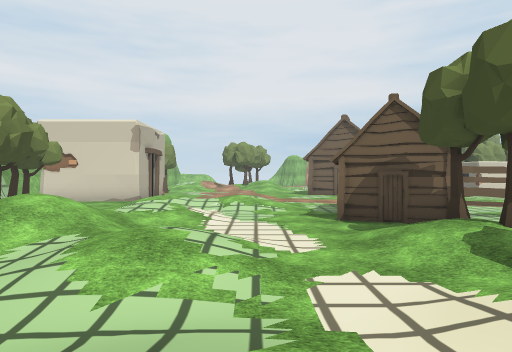
[1] (above)

24 first-person views from a walk through a Unity game level. The camera is 1.3 m above the floor, looks level and sees 75° across. The floor is counted in squares, 2 m on a side. Each view is taken from the middle of a square. On the plan, view 1 faces up. The plan holds only what a view shows up to about 10 squares ahead; the rest is blank. The place goes on beyond the plan. Some animated figures are not drawn. Some surface patterns are stand-ins.

[2]
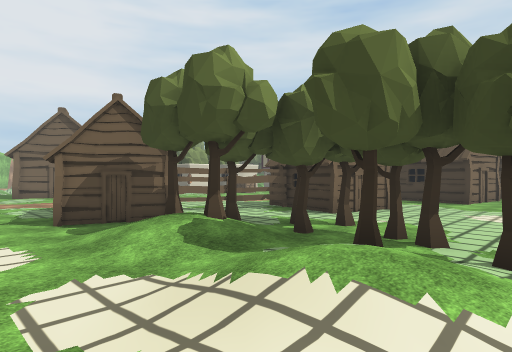

[3]
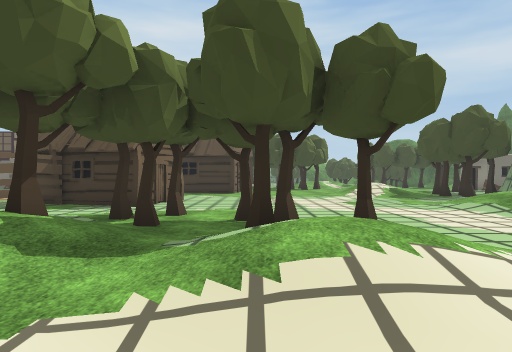

[4]
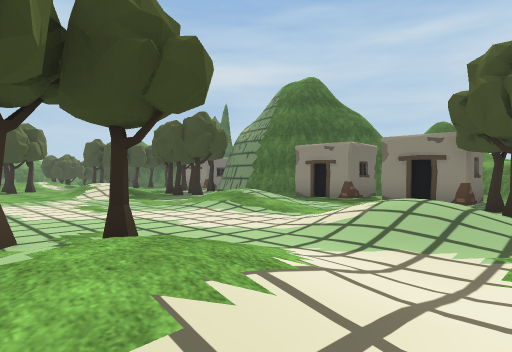

[5]
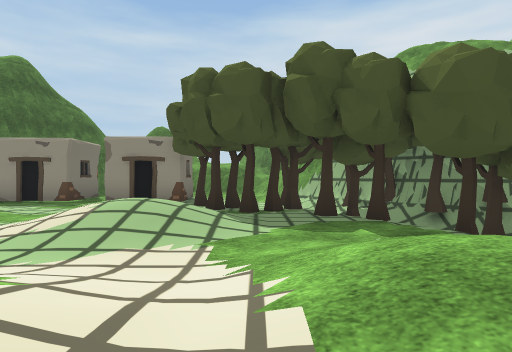

[6]
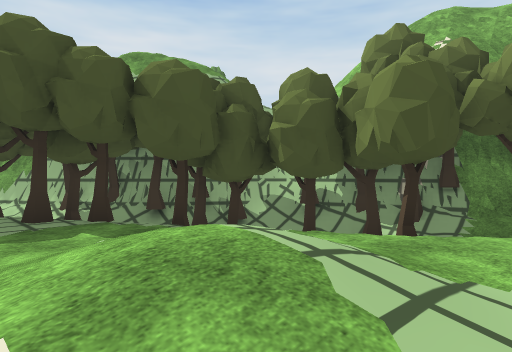

[7]
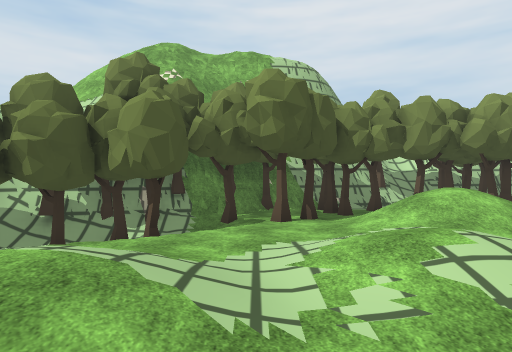

[8]
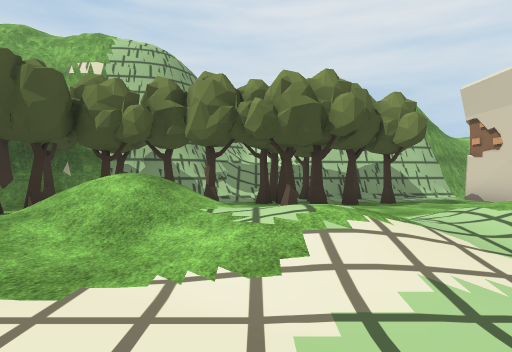

[9]
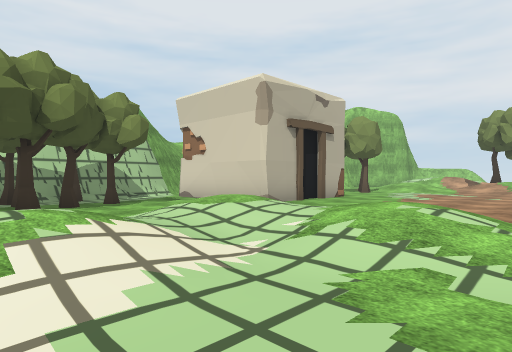

[10]
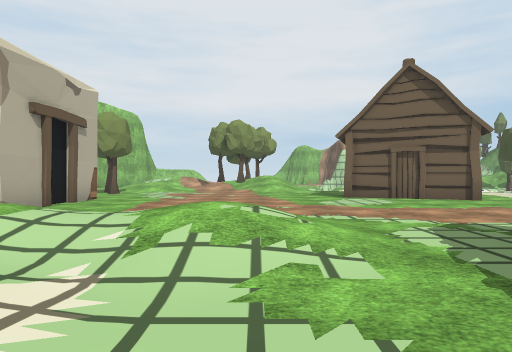

[11]
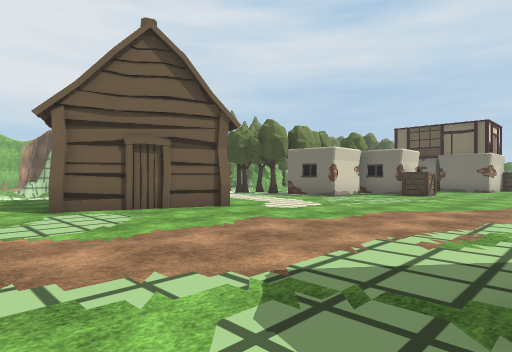

[12]
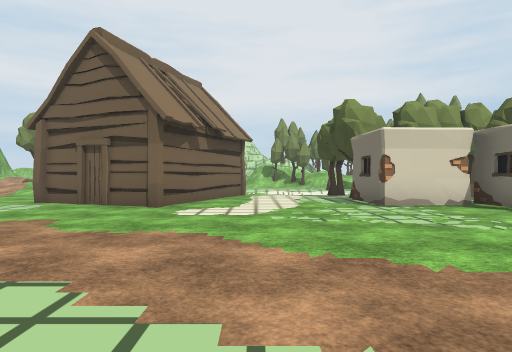

[13]
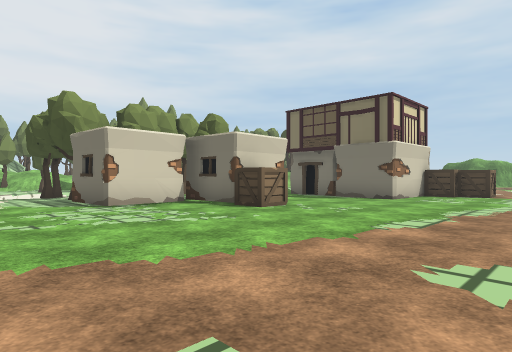

[14]
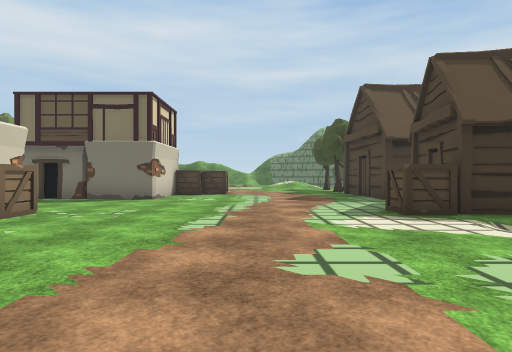

[15]
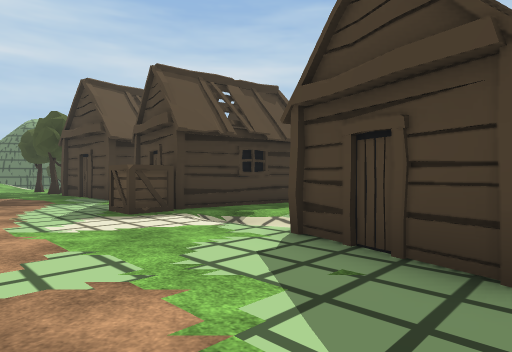

[16]
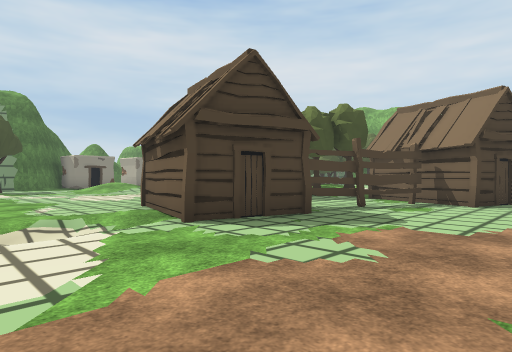

[17]
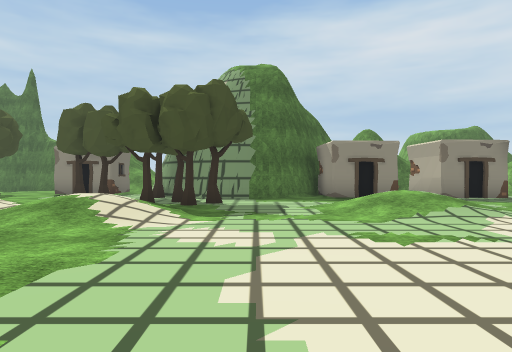

[18]
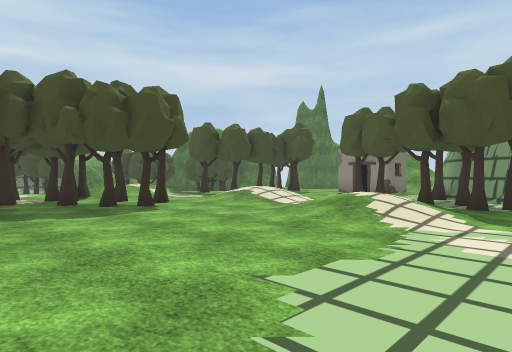

[19]
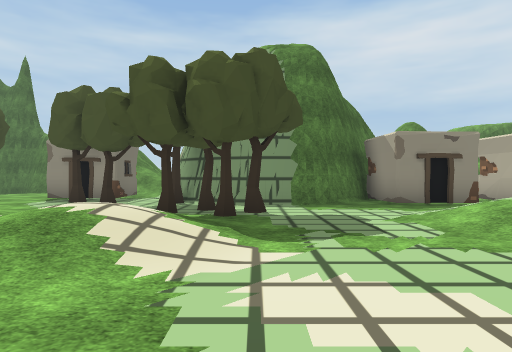

[20]
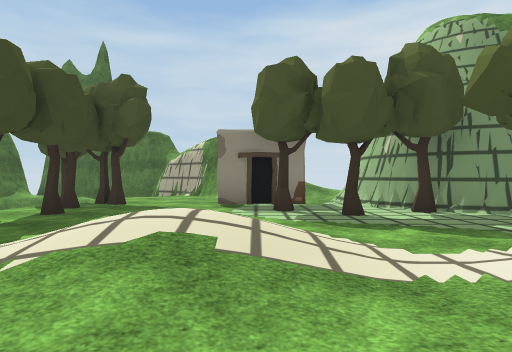

[21]
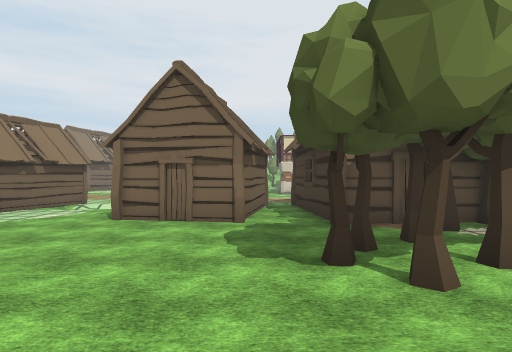

[22]
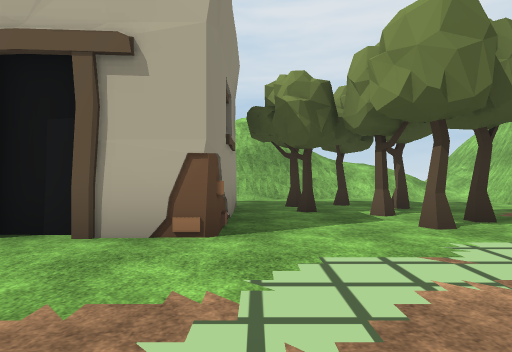

[23]
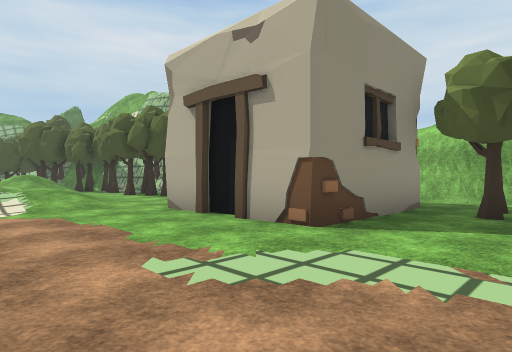

[24]
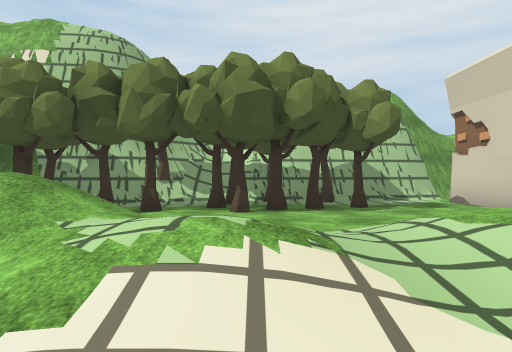

### Floor plan
Key: @ floor where view 1 was taken; # wall or solid block; x gap in a wall; . main floor; : floor 7.5 m higher than the main floor; + floor 8 m higher than the main floor; * floor 8.25 m higher than the main floor; % floor 9 m higher than the main floor; & floor 9.25 m higher than the main floor; $ floor 10.25 m higher than the main floor; / step, stairs or slope; = window, fence, low wall or low ledge; v drop or lower ground; T tree; H hut; F fence; C crate; O other object.
Columns run from 11 left of view 1 to 19 right of it. Each row starts with its distance up from view 1.
 19 #..TT.T.... ..   ##...TOTTT
 18 #..TT...... ..   #....#
 17 #.............####....#
 16 #..####..........#....###   .#
 15       #.................#  ..#
 14  #    #.................C....#
 13  #.####... ..................#
 12  #......//  ...................
 11  ##....//////..................
 10  ##TT..//////.H...............
  9   #TT../////..H.H.............
  8   #TTT.////..H.HFF.............
  7   #TT..////...HH..FFHH//.C.....
  6   ## T////.../T/...H H///HHHHHH
  5   ##T. /////.//T...H ./..H H.
  4    #TT//////./T/T...H....  H.
  3    ##.T..///./...T......HHH..H#
  2  ###T//....////TT.............T
  1  #vvT#T/../////T.............T.
  0  $=v TTT///@///.............T.T
 -1  ##  TTT   //./........//...T.T
 -2   # v#T/T ...///..//...///..../
 -3       /TTTT.////.///...///.///
 -4      v##TTTTT/  .///...//.////.
 -5         ###TTT ../ /..TTT../ /.
 -6          #TT.T.................
 -7       *:v##/  ##.##..###TTT...T
 -8       &%+ ##  # x##### ##......
 -9               .    #    #/###.T
-10               =              ..
-11                              ..

Where each view was taken, in squares from view 1:
view 1: 0 up, 0 right, facing up
view 2: 0 up, 0 right, facing up-right
view 3: 2 up, 0 right, facing right
view 4: 2 up, 1 right, facing down-right
view 5: 2 up, 1 right, facing down
view 6: 2 up, 1 right, facing down-left
view 7: 2 up, 2 right, facing left
view 8: 7 up, 1 right, facing left
view 9: 7 up, 1 right, facing up-left
view 10: 7 up, 0 right, facing up
view 11: 10 up, 1 right, facing up-right
view 12: 9 up, 8 right, facing up
view 13: 9 up, 8 right, facing up-right
view 14: 10 up, 8 right, facing right
view 15: 10 up, 8 right, facing down-right
view 16: 11 up, 13 right, facing down-left
view 17: 3 up, 10 right, facing down
view 18: 3 up, 10 right, facing down-right
view 19: 1 up, 11 right, facing down
view 20: 1 down, 16 right, facing down
view 21: 4 down, 16 right, facing up
view 22: 17 up, 1 left, facing left
view 23: 19 up, 1 left, facing down-left
view 24: 8 up, 0 right, facing left
